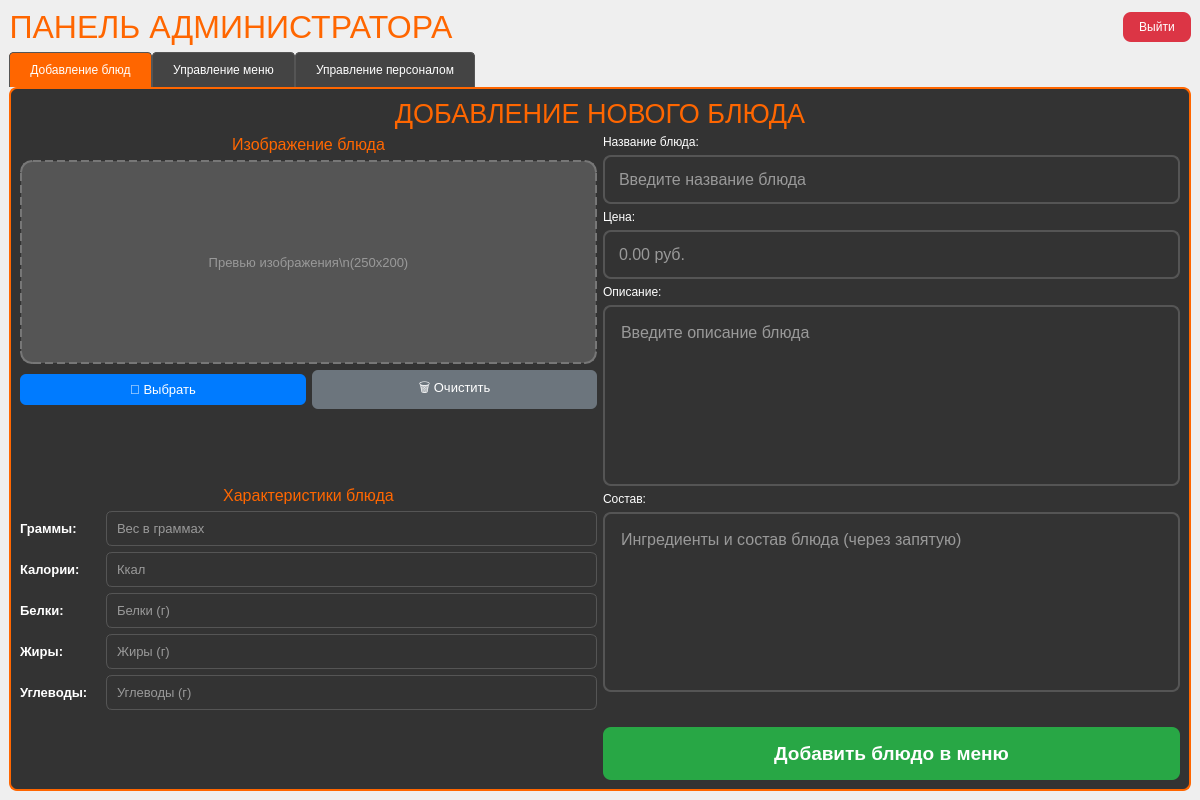
<?xml version="1.0" encoding="UTF-8"?>
<ui version="4.0">
 <class>AdminWindow</class>
 <widget class="QMainWindow" name="AdminWindow">
  <property name="geometry">
   <rect>
    <x>0</x>
    <y>0</y>
    <width>1200</width>
    <height>800</height>
   </rect>
  </property>
  <property name="windowTitle">
   <string>Панель администратора</string>
  </property>
  <property name="styleSheet">
   <string notr="true">QMainWindow {
    background: qlineargradient(x1:0, y1:0, x2:1, y2:1,
    stop:0 #1a1a1a, stop:1 #2d2d2d);
    color: white;
}
QTabWidget::pane {
    border: 2px solid #ff6600;
    border-radius: 8px;
    background: #333;
}
QTabBar::tab {
    background: #444;
    color: white;
    padding: 10px 20px;
    border: 1px solid #555;
    border-bottom: none;
    border-top-left-radius: 4px;
    border-top-right-radius: 4px;
}
QTabBar::tab:selected {
    background: #ff6600;
    color: white;
}
QTableWidget {
    background: #333;
    border: 1px solid #555;
    border-radius: 8px;
    gridline-color: #555;
    color: white;
}
QTableWidget::item {
    padding: 8px;
    border-bottom: 1px solid #555;
}
QTableWidget::item:selected {
    background: #ff6600;
}
QHeaderView::section {
    background: #ff6600;
    color: white;
    padding: 8px;
    border: none;
}</string>
  </property>
  <widget class="QWidget" name="centralwidget">
   <layout class="QVBoxLayout" name="verticalLayout">
    <item>
     <layout class="QHBoxLayout" name="header_layout">
      <item>
       <widget class="QLabel" name="title_label">
        <property name="text">
         <string>&lt;html&gt;&lt;head/&gt;&lt;body&gt;&lt;p align=&quot;center&quot;&gt;&lt;span style=&quot; font-size:24pt; color:#ff6600;&quot;&gt;ПАНЕЛЬ АДМИНИСТРАТОРА&lt;/span&gt;&lt;/p&gt;&lt;/body&gt;&lt;/html&gt;</string>
        </property>
       </widget>
      </item>
      <item>
       <spacer name="horizontalSpacer">
        <property name="orientation">
         <enum>Qt::Horizontal</enum>
        </property>
        <property name="sizeHint" stdset="0">
         <size>
          <width>40</width>
          <height>20</height>
         </size>
        </property>
       </spacer>
      </item>
      <item>
       <widget class="QPushButton" name="logout_btn">
        <property name="text">
         <string>Выйти</string>
        </property>
        <property name="styleSheet">
         <string notr="true">QPushButton {
    background: #dc3545;
    color: white;
    border: none;
    border-radius: 8px;
    padding: 8px 16px;
    font-size: 12px;
}
QPushButton:hover {
    background: #c82333;
}</string>
        </property>
       </widget>
      </item>
     </layout>
    </item>
    <item>
     <widget class="QTabWidget" name="tabWidget">
      <property name="currentIndex">
       <number>0</number>
      </property>
      <widget class="QWidget" name="add_dish_tab">
       <attribute name="title">
        <string>Добавление блюд</string>
       </attribute>
       <layout class="QVBoxLayout" name="verticalLayout_2">
        <item>
         <widget class="QLabel" name="menu_title">
          <property name="text">
           <string>&lt;html&gt;&lt;head/&gt;&lt;body&gt;&lt;p align=&quot;center&quot;&gt;&lt;span style=&quot; font-size:20pt; color:#ff6600;&quot;&gt;ДОБАВЛЕНИЕ НОВОГО БЛЮДА&lt;/span&gt;&lt;/p&gt;&lt;/body&gt;&lt;/html&gt;</string>
          </property>
         </widget>
        </item>
        <item>
         <layout class="QHBoxLayout" name="main_content_layout">
          <item>
           <layout class="QVBoxLayout" name="left_column_layout">
            <item>
             <widget class="QLabel" name="image_title_label">
              <property name="text">
               <string>&lt;html&gt;&lt;head/&gt;&lt;body&gt;&lt;p align=&quot;center&quot;&gt;&lt;span style=&quot; font-size:12pt; color:#ff6600;&quot;&gt;Изображение блюда&lt;/span&gt;&lt;/p&gt;&lt;/body&gt;&lt;/html&gt;</string>
              </property>
              <property name="alignment">
               <set>Qt::AlignCenter</set>
              </property>
             </widget>
            </item>
            <item>
             <widget class="QLabel" name="image_preview_label">
              <property name="text">
               <string>Превью изображения\n(250x200)</string>
              </property>
              <property name="alignment">
               <set>Qt::AlignCenter</set>
              </property>
              <property name="styleSheet">
               <string notr="true">QLabel {
    background: #555;
    border: 2px dashed #777;
    border-radius: 12px;
    color: #999;
    font-size: 10pt;
    min-height: 200px;
    min-width: 250px;
}</string>
              </property>
             </widget>
            </item>
            <item>
             <layout class="QHBoxLayout" name="image_buttons_layout">
              <item>
               <widget class="QPushButton" name="upload_image_btn">
                <property name="text">
                 <string>📁 Выбрать</string>
                </property>
                <property name="styleSheet">
                 <string notr="true">QPushButton {
    background: #007bff;
    color: white;
    border: none;
    border-radius: 6px;
    padding: 8px 12px;
    font-size: 10pt;
}
QPushButton:hover {
    background: #0056b3;
}</string>
                </property>
               </widget>
              </item>
              <item>
               <widget class="QPushButton" name="clear_image_btn">
                <property name="text">
                 <string>🗑️ Очистить</string>
                </property>
                <property name="styleSheet">
                 <string notr="true">QPushButton {
    background: #6c757d;
    color: white;
    border: none;
    border-radius: 6px;
    padding: 8px 12px;
    font-size: 10pt;
}
QPushButton:hover {
    background: #545b62;
}</string>
                </property>
               </widget>
              </item>
             </layout>
            </item>
            <item>
             <spacer name="verticalSpacer_3">
              <property name="orientation">
               <enum>Qt::Vertical</enum>
              </property>
              <property name="sizeHint" stdset="0">
               <size>
                <width>20</width>
                <height>30</height>
               </size>
              </property>
             </spacer>
            </item>
            <item>
             <widget class="QLabel" name="nutrition_title_label">
              <property name="text">
               <string>&lt;html&gt;&lt;head/&gt;&lt;body&gt;&lt;p align=&quot;center&quot;&gt;&lt;span style=&quot; font-size:12pt; color:#ff6600;&quot;&gt;Характеристики блюда&lt;/span&gt;&lt;/p&gt;&lt;/body&gt;&lt;/html&gt;</string>
              </property>
              <property name="alignment">
               <set>Qt::AlignCenter</set>
              </property>
             </widget>
            </item>
            <item>
             <layout class="QHBoxLayout" name="grams_layout">
              <item>
               <widget class="QLabel" name="grams_label">
                <property name="text">
                 <string>Граммы:</string>
                </property>
                <property name="styleSheet">
                 <string notr="true">QLabel {
    color: white;
    font-size: 10pt;
    font-weight: bold;
    min-width: 80px;
}</string>
                </property>
               </widget>
              </item>
              <item>
               <widget class="QLineEdit" name="grams_input">
                <property name="placeholderText">
                 <string>Вес в граммах</string>
                </property>
                <property name="styleSheet">
                 <string notr="true">QLineEdit {
    background: #333;
    border: 1px solid #555;
    border-radius: 6px;
    padding: 8px;
    color: white;
    font-size: 10pt;
}
QLineEdit:focus {
    border-color: #ff6600;
    background: #3a3a3a;
}</string>
                </property>
               </widget>
              </item>
             </layout>
            </item>
            <item>
             <layout class="QHBoxLayout" name="calories_layout">
              <item>
               <widget class="QLabel" name="calories_label">
                <property name="text">
                 <string>Калории:</string>
                </property>
                <property name="styleSheet">
                 <string notr="true">QLabel {
    color: white;
    font-size: 10pt;
    font-weight: bold;
    min-width: 80px;
}</string>
                </property>
               </widget>
              </item>
              <item>
               <widget class="QLineEdit" name="calories_input">
                <property name="placeholderText">
                 <string>Ккал</string>
                </property>
                <property name="styleSheet">
                 <string notr="true">QLineEdit {
    background: #333;
    border: 1px solid #555;
    border-radius: 6px;
    padding: 8px;
    color: white;
    font-size: 10pt;
}
QLineEdit:focus {
    border-color: #ff6600;
    background: #3a3a3a;
}</string>
                </property>
               </widget>
              </item>
             </layout>
            </item>
            <item>
             <layout class="QHBoxLayout" name="proteins_layout">
              <item>
               <widget class="QLabel" name="proteins_label">
                <property name="text">
                 <string>Белки:</string>
                </property>
                <property name="styleSheet">
                 <string notr="true">QLabel {
    color: white;
    font-size: 10pt;
    font-weight: bold;
    min-width: 80px;
}</string>
                </property>
               </widget>
              </item>
              <item>
               <widget class="QLineEdit" name="proteins_input">
                <property name="placeholderText">
                 <string>Белки (г)</string>
                </property>
                <property name="styleSheet">
                 <string notr="true">QLineEdit {
    background: #333;
    border: 1px solid #555;
    border-radius: 6px;
    padding: 8px;
    color: white;
    font-size: 10pt;
}
QLineEdit:focus {
    border-color: #ff6600;
    background: #3a3a3a;
}</string>
                </property>
               </widget>
              </item>
             </layout>
            </item>
            <item>
             <layout class="QHBoxLayout" name="fats_layout">
              <item>
               <widget class="QLabel" name="fats_label">
                <property name="text">
                 <string>Жиры:</string>
                </property>
                <property name="styleSheet">
                 <string notr="true">QLabel {
    color: white;
    font-size: 10pt;
    font-weight: bold;
    min-width: 80px;
}</string>
                </property>
               </widget>
              </item>
              <item>
               <widget class="QLineEdit" name="fats_input">
                <property name="placeholderText">
                 <string>Жиры (г)</string>
                </property>
                <property name="styleSheet">
                 <string notr="true">QLineEdit {
    background: #333;
    border: 1px solid #555;
    border-radius: 6px;
    padding: 8px;
    color: white;
    font-size: 10pt;
}
QLineEdit:focus {
    border-color: #ff6600;
    background: #3a3a3a;
}</string>
                </property>
               </widget>
              </item>
             </layout>
            </item>
            <item>
             <layout class="QHBoxLayout" name="carbs_layout">
              <item>
               <widget class="QLabel" name="carbs_label">
                <property name="text">
                 <string>Углеводы:</string>
                </property>
                <property name="styleSheet">
                 <string notr="true">QLabel {
    color: white;
    font-size: 10pt;
    font-weight: bold;
    min-width: 80px;
}</string>
                </property>
               </widget>
              </item>
              <item>
               <widget class="QLineEdit" name="carbs_input">
                <property name="placeholderText">
                 <string>Углеводы (г)</string>
                </property>
                <property name="styleSheet">
                 <string notr="true">QLineEdit {
    background: #333;
    border: 1px solid #555;
    border-radius: 6px;
    padding: 8px;
    color: white;
    font-size: 10pt;
}
QLineEdit:focus {
    border-color: #ff6600;
    background: #3a3a3a;
}</string>
                </property>
               </widget>
              </item>
             </layout>
            </item>
            <item>
             <spacer name="verticalSpacer">
              <property name="orientation">
               <enum>Qt::Vertical</enum>
              </property>
              <property name="sizeHint" stdset="0">
               <size>
                <width>20</width>
                <height>40</height>
               </size>
              </property>
             </spacer>
            </item>
           </layout>
          </item>
          <item>
           <layout class="QVBoxLayout" name="right_column_layout">
            <item>
             <widget class="QLabel" name="dish_name_label">
              <property name="text">
               <string>&lt;html&gt;&lt;head/&gt;&lt;body&gt;&lt;p&gt;&lt;span style=&quot; color:#ffffff;&quot;&gt;Название блюда:&lt;/span&gt;&lt;/p&gt;&lt;/body&gt;&lt;/html&gt;</string>
              </property>
             </widget>
            </item>
            <item>
             <widget class="QLineEdit" name="dish_name_input">
              <property name="placeholderText">
               <string>Введите название блюда</string>
              </property>
              <property name="styleSheet">
               <string notr="true">QLineEdit {
    background: #333;
    border: 2px solid #555;
    border-radius: 8px;
    padding: 12px;
    color: white;
    font-size: 12pt;
}
QLineEdit:focus {
    border-color: #ff6600;
}</string>
              </property>
             </widget>
            </item>
            <item>
             <widget class="QLabel" name="dish_price_label">
              <property name="text">
               <string>&lt;html&gt;&lt;head/&gt;&lt;body&gt;&lt;p&gt;&lt;span style=&quot; color:#ffffff;&quot;&gt;Цена:&lt;/span&gt;&lt;/p&gt;&lt;/body&gt;&lt;/html&gt;</string>
              </property>
             </widget>
            </item>
            <item>
             <widget class="QLineEdit" name="dish_price_input">
              <property name="placeholderText">
               <string>0.00 руб.</string>
              </property>
              <property name="styleSheet">
               <string notr="true">QLineEdit {
    background: #333;
    border: 2px solid #555;
    border-radius: 8px;
    padding: 12px;
    color: white;
    font-size: 12pt;
}
QLineEdit:focus {
    border-color: #ff6600;
}</string>
              </property>
             </widget>
            </item>
            <item>
             <widget class="QLabel" name="dish_desc_label">
              <property name="text">
               <string>&lt;html&gt;&lt;head/&gt;&lt;body&gt;&lt;p&gt;&lt;span style=&quot; color:#ffffff;&quot;&gt;Описание:&lt;/span&gt;&lt;/p&gt;&lt;/body&gt;&lt;/html&gt;</string>
              </property>
             </widget>
            </item>
            <item>
             <widget class="QTextEdit" name="dish_desc_input">
              <property name="placeholderText">
               <string>Введите описание блюда</string>
              </property>
              <property name="styleSheet">
               <string notr="true">QTextEdit {
    background: #333;
    border: 2px solid #555;
    border-radius: 8px;
    padding: 12px;
    color: white;
    font-size: 12pt;
}
QTextEdit:focus {
    border-color: #ff6600;
}</string>
              </property>
             </widget>
            </item>
            <item>
             <widget class="QLabel" name="composition_title_label">
              <property name="text">
               <string>&lt;html&gt;&lt;head/&gt;&lt;body&gt;&lt;p&gt;&lt;span style=&quot; color:#ffffff;&quot;&gt;Состав:&lt;/span&gt;&lt;/p&gt;&lt;/body&gt;&lt;/html&gt;</string>
              </property>
             </widget>
            </item>
            <item>
             <widget class="QTextEdit" name="composition_input">
              <property name="placeholderText">
               <string>Ингредиенты и состав блюда (через запятую)</string>
              </property>
              <property name="maximumHeight">
               <number>100</number>
              </property>
              <property name="styleSheet">
               <string notr="true">QTextEdit {
    background: #333;
    border: 2px solid #555;
    border-radius: 8px;
    padding: 12px;
    color: white;
    font-size: 12pt;
}
QTextEdit:focus {
    border-color: #ff6600;
}</string>
              </property>
             </widget>
            </item>
            <item>
             <spacer name="verticalSpacer_2">
              <property name="orientation">
               <enum>Qt::Vertical</enum>
              </property>
              <property name="sizeHint" stdset="0">
               <size>
                <width>20</width>
                <height>40</height>
               </size>
              </property>
             </spacer>
            </item>
            <item>
             <widget class="QPushButton" name="add_dish_btn">
              <property name="text">
               <string>Добавить блюдо в меню</string>
              </property>
              <property name="styleSheet">
               <string notr="true">QPushButton {
    background: #28a745;
    color: white;
    border: none;
    border-radius: 8px;
    padding: 15px;
    font-size: 14pt;
    font-weight: bold;
}
QPushButton:hover {
    background: #218838;
}</string>
              </property>
             </widget>
            </item>
           </layout>
          </item>
         </layout>
        </item>
       </layout>
      </widget>
      <widget class="QWidget" name="menu_management_tab">
       <attribute name="title">
        <string>Управление меню</string>
       </attribute>
       <layout class="QVBoxLayout" name="verticalLayout_4">
        <item>
         <widget class="QLabel" name="current_menu_label">
          <property name="text">
           <string>&lt;html&gt;&lt;head/&gt;&lt;body&gt;&lt;p align=&quot;center&quot;&gt;&lt;span style=&quot; font-size:20pt; color:#ff6600;&quot;&gt;ТЕКУЩЕЕ МЕНЮ&lt;/span&gt;&lt;/p&gt;&lt;/body&gt;&lt;/html&gt;</string>
          </property>
         </widget>
        </item>
        <item>
         <widget class="QTableWidget" name="menu_table">
          <property name="columnCount">
           <number>6</number>
          </property>
          <property name="rowCount">
           <number>0</number>
          </property>
          <attribute name="horizontalHeaderVisible">
           <bool>true</bool>
          </attribute>
          <attribute name="horizontalHeaderCascadingSectionResizes">
           <bool>false</bool>
          </attribute>
          <attribute name="horizontalHeaderHighlightSections">
           <bool>true</bool>
          </attribute>
          <attribute name="horizontalHeaderStretchLastSection">
           <bool>true</bool>
          </attribute>
          <column/>
          <column/>
          <column/>
          <column/>
          <column/>
          <column/>
         </widget>
        </item>
       </layout>
      </widget>
      <widget class="QWidget" name="staff_tab">
       <attribute name="title">
        <string>Управление персоналом</string>
       </attribute>
       <layout class="QVBoxLayout" name="verticalLayout_3">
        <item>
         <widget class="QLabel" name="staff_title">
          <property name="text">
           <string>&lt;html&gt;&lt;head/&gt;&lt;body&gt;&lt;p align=&quot;center&quot;&gt;&lt;span style=&quot; font-size:20pt; color:#ff6600;&quot;&gt;УПРАВЛЕНИЕ ПЕРСОНАЛОМ&lt;/span&gt;&lt;/p&gt;&lt;/body&gt;&lt;/html&gt;</string>
          </property>
         </widget>
        </item>
        <item>
         <widget class="QTableWidget" name="users_table">
          <property name="columnCount">
           <number>4</number>
          </property>
          <property name="rowCount">
           <number>0</number>
          </property>
          <attribute name="horizontalHeaderVisible">
           <bool>true</bool>
          </attribute>
          <attribute name="horizontalHeaderHighlightSections">
           <bool>true</bool>
          </attribute>
          <attribute name="horizontalHeaderStretchLastSection">
           <bool>true</bool>
          </attribute>
          <column/>
          <column/>
          <column/>
          <column/>
         </widget>
        </item>
        <item>
         <widget class="QLabel" name="change_role_label">
          <property name="text">
           <string>&lt;html&gt;&lt;head/&gt;&lt;body&gt;&lt;p&gt;&lt;span style=&quot; font-size:14pt; color:#ff6600;&quot;&gt;Изменение роли пользователя:&lt;/span&gt;&lt;/p&gt;&lt;/body&gt;&lt;/html&gt;</string>
          </property>
         </widget>
        </item>
        <item>
         <widget class="QLabel" name="selected_user_label">
          <property name="text">
           <string>&lt;html&gt;&lt;head/&gt;&lt;body&gt;&lt;p&gt;&lt;span style=&quot; color:#ffffff;&quot;&gt;Выберите пользователя из таблицы&lt;/span&gt;&lt;/p&gt;&lt;/body&gt;&lt;/html&gt;</string>
          </property>
         </widget>
        </item>
        <item>
         <widget class="QGroupBox" name="role_group">
          <property name="title">
           <string>Выберите новую роль</string>
          </property>
          <property name="styleSheet">
           <string notr="true">QGroupBox {
    color: #ff6600;
    border: 2px solid #ff6600;
    border-radius: 8px;
    margin-top: 10px;
    padding-top: 10px;
}
QGroupBox::title {
    subcontrol-origin: margin;
    subcontrol-position: top center;
    padding: 0 8px;
}</string>
          </property>
          <layout class="QHBoxLayout" name="horizontalLayout">
           <item>
            <widget class="QRadioButton" name="admin_radio">
             <property name="text">
              <string>Администратор</string>
             </property>
             <property name="styleSheet">
              <string notr="true">QRadioButton {
    color: white;
}
QRadioButton::indicator {
    width: 16px;
    height: 16px;
    border-radius: 8px;
    border: 2px solid #555;
    background: #333;
}
QRadioButton::indicator:checked {
    background: #ff6600;
    border-color: #ff6600;
}</string>
             </property>
            </widget>
           </item>
           <item>
            <widget class="QRadioButton" name="chef_radio">
             <property name="text">
              <string>Повар</string>
             </property>
            </widget>
           </item>
           <item>
            <widget class="QRadioButton" name="waiter_radio">
             <property name="text">
              <string>Официант</string>
             </property>
            </widget>
           </item>
           <item>
            <widget class="QRadioButton" name="customer_radio">
             <property name="text">
              <string>Пользователь</string>
             </property>
            </widget>
           </item>
          </layout>
         </widget>
        </item>
        <item>
         <widget class="QPushButton" name="update_role_btn">
          <property name="text">
           <string>Обновить роль</string>
          </property>
          <property name="styleSheet">
           <string notr="true">QPushButton {
    background: #ff6600;
    color: white;
    border: none;
    border-radius: 8px;
    padding: 12px;
    font-size: 14pt;
    font-weight: bold;
}
QPushButton:hover {
    background: #e55a00;
}</string>
          </property>
         </widget>
        </item>
       </layout>
      </widget>
     </widget>
    </item>
   </layout>
  </widget>
 </widget>
 <resources/>
 <connections/>
</ui>
